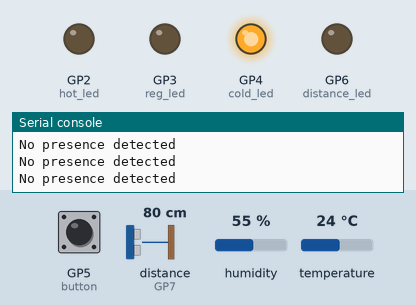
A program run on a simulated Raspberry Pi Pico running MicroPython. Parts: output pins drawn as LEDs (lit = HIGH), the last lines printed to the serial console. The inputs (shaded band) are chosen by the test bench; at power-on: distance to the obstacle (sensor on GP7) 80 cm, GP5 (button) LOW, humidity 55 %, temperature 24 °C. The echo pulse lasts 58.3 µs per cm; WiFi joins after 1.5 s; random numbers come from a fixed seed; no MQTT or app messages arrive unless stated; library files of the repository ran but are not shown: ahtx0.py, hcsr04.py; pins used as bus, display or sensor lines are not drawn.

Above: at 3.3 s.
3.4 s: distance to the obstacle (sensor on GP7) set to 10 cm
4.9 s: distance to the obstacle (sensor on GP7) set to 7 cm
At 5.8 s:
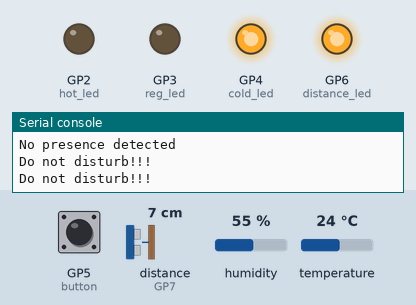
6.7 s: GP5 (button) pulled HIGH for 0.3 s
At 7.2 s:
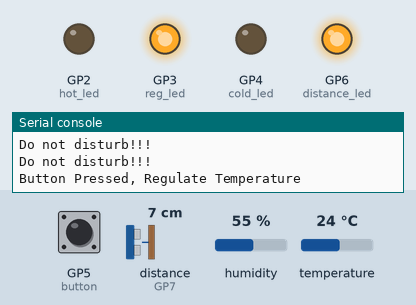
Timing chart, 0 to 18.7 s (numbered marks = the images above; inputs shaded):
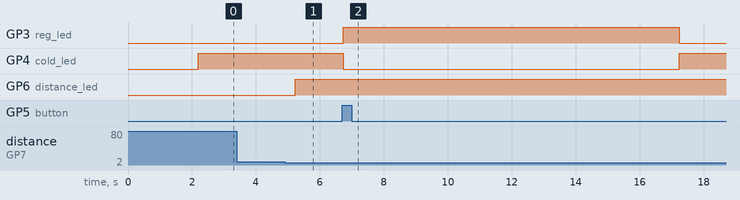

Measured:
- the behaviour switches between 9 and 8 cm on distance to the obstacle (sensor on GP7) (found by bisection; images 0 and 1)
- after the input at 4.9 s, GP6 (distance_led): LOW → HIGH after 0.33 s
- after the input at 6.7 s, GP3 (reg_led): LOW → HIGH at once, → LOW 10.5 s later; GP4 (cold_led): HIGH → LOW at once, → HIGH 10.5 s later

The program:

study_temp.py
```python
from machine import Pin, I2C, Timer
from time import sleep
import ahtx0
from hcsr04 import HCSR04
import network
import socket
from umqtt.simple import MQTTClient
import random

import wificonnect
print("Connected to Wifi.")

mqtt_server = 'io.adafruit.com'
mqtt_port = 1883 # non-SSL port
mqtt_user = 'semako123' #Adafruit ID
mqtt_password = 'SECRET_KEY' # Under Keys
mqtt_topic1 = 'semako123/feeds/study_temp' # Under "Feed info"
mqtt_topic2 = 'semako123/feeds/reg' # Under "Feed info"
mqtt_topic3 = 'semako123/feeds/cold' # Under "Feed info"
mqtt_topic4 = 'semako123/feeds/hot' # Under "Feed info"
mqtt_client_id = str(random.randint(10000,999999)) #must have a unique ID - good enough for nows

wlan = network.WLAN(network.STA_IF)

def mqtt_connect():
    client = MQTTClient(client_id=mqtt_client_id, server=mqtt_server, port=mqtt_port, user=mqtt_user, password=mqtt_password, keepalive=3600)
    client.connect()
    print('Connected to %s MQTT Broker'%(mqtt_server))
    return client

def reconnect():
    print('Failed to connect to the MQTT Broker. Reconnecting...')
    sleep(5)
    reset()

try:
    client = mqtt_connect()
except OSError as e:
    reconnect()

i2c = I2C(1, scl=Pin(15), sda=Pin(14))
sensor = ahtx0.AHT10(i2c)
sensor2 = HCSR04(trigger_pin=8, echo_pin=7)

hot_led = Pin(2, Pin.OUT)
cold_led = Pin(4, Pin.OUT)
reg_led = Pin(3, Pin.OUT)
distance_led = Pin(6, Pin.OUT)

data = distance_led.value()

button = Pin(5, Pin.IN, Pin.PULL_DOWN)

hot_led.off()
cold_led.off()
reg_led.off()

def blink_hot():
    hot_led.on()

def blink_cold():
    cold_led.on()

def mqtt_publish_state(timer):
    if wlan.isconnected():
        client.publish(mqtt_topic1, str(distance_led.value()))
        client.publish(mqtt_topic2, str(reg_led.value()))
        client.publish(mqtt_topic3, str(cold_led.value()))
        client.publish(mqtt_topic4, str(hot_led.value()))
    else:
        reconnect()

# Setup a timer to publish temperature every 5 seconds
temp_timer = Timer(-1)
temp_timer.init(period=5000, mode=Timer.PERIODIC, callback=mqtt_publish_state)

while True:
    distance = sensor2.distance_cm()

    if distance < 9:
        print("Do not disturb!!!")
        distance_led.on()
    else:
        print("No presence detected")
        distance_led.off()

    if button.value():
        print("Button Pressed, Regulate Temperature")
        reg_led.on()
        hot_led.off()
        cold_led.off()
        sleep(10)
    elif sensor.temperature > 27:
        blink_hot()
        reg_led.off()
        cold_led.off()
    elif sensor.temperature < 26.1:
        blink_cold()
        hot_led.off()
        reg_led.off()
    else:
        reg_led.on()
        hot_led.off()
        cold_led.off()

    sleep(0.5)
```

wificonnect.py
```python
import network
import socket
from time import sleep
import machine

ssid = 'vivo Y15sem'
password = 'oasesint'

def connect():
    #Connect to WLAN
    wlan = network.WLAN(network.STA_IF)
    wlan.active(True)
    wlan.connect(ssid, password)
    while wlan.isconnected() == False:
        print('Waiting for connection...')
        sleep(1)
    print(wlan.ifconfig())

try:
    connect()
except KeyboardInterrupt:
    machine.reset()
```
